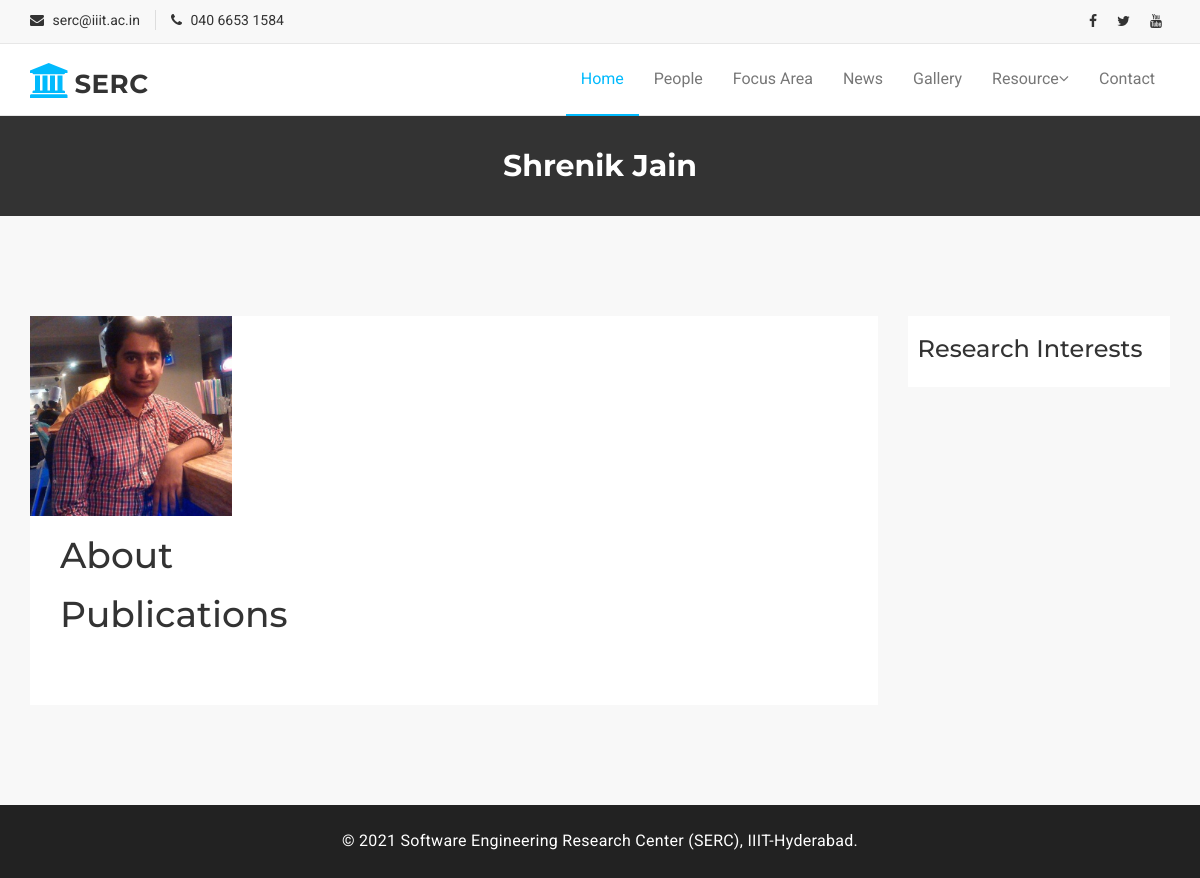
The page /personal/27 on the database its author committed.
### tables this page shows
CREATE TABLE "lab_people" ("id" integer NOT NULL PRIMARY KEY AUTOINCREMENT, "name" varchar(40) NOT NULL, "title" varchar(100) NOT NULL, "list_on_id" integer NOT NULL REFERENCES "lab_peopletype" ("id"), "login_id" integer NULL UNIQUE REFERENCES "auth_user" ("id"), "img" varchar(100) NOT NULL, "email" varchar(100) NOT NULL, "homepage" varchar(100) NOT NULL, "phone" varchar(100) NOT NULL, "short_bio" text NOT NULL, "study_one_line" varchar(100) NOT NULL, "personal_page" bool NOT NULL, "url" varchar(20) NOT NULL, "display_priority" integer NOT NULL, "interest" text NOT NULL);

### app.py (the view)
@app.route('/personal/<x>', methods=['GET'])
def personal(x):
    print(x)
    con = sql.connect("database.db")
    con.row_factory = sql.Row
    cur = con.cursor()
    cur.execute("SELECT id, name, img, email, homepage, phone, short_bio, study_one_line, personal_page, url, display_priority, interest FROM lab_people WHERE id = (?)",(x,))
    row = cur.fetchone()
    name = row[1]
    cur.execute("SELECT lc.name ,published_at, published_year, title, link, conf_type_id, authors_comma_separated, disabled, published_page FROM lab_publication l join lab_conferencetype lc on l.conf_type_id = lc.id WHERE authors_comma_separated LIKE ?",('%'+name+'%',))
    pubs = cur.fetchall()
    pubTypes = set()
    for i in pubs:
        pubTypes.add(i[0])
    return render_template("person.html",row=row,pubs=pubs, pubTypes=pubTypes)

### templates/person.html (shortened to what this page needs)
<!DOCTYPE html>
<html lang="en">
<head>
    <link href="../static/css/font-awesome.css" rel="stylesheet">
    <link href="../static/css/bootstrap.css" rel="stylesheet">
    <link rel="stylesheet" type="text/css" href="../static/css/slick.css">
    <link rel="stylesheet" href="../static/css/jquery.fancybox.css" type="text/css" media="screen" />
    <link id="switcher" href="../static/css/theme-color/default-theme.css" rel="stylesheet">
    <link href="../static/css/style.css" rel="stylesheet">
</head>
<body>
    <header id="mu-header">
        <div class="container">
            <div class="row">
                <div class="col-lg-12 col-md-12">
                    <div class="mu-header-area">
                        <div class="row">
                            <div class="col-lg-6 col-md-6 col-sm-6 col-xs-6">
                                <div class="mu-header-top-left">
                                    <div class="mu-top-email">
                                        <i class="fa fa-envelope"></i>
                                        <span>serc@iiit.ac.in</span>
                                    </div>
                                    <div class="mu-top-phone">
                                        <i class="fa fa-phone"></i>
                                        <span>040 6653 1584</span>
                                    </div>
                                </div>
                            </div>
                            <div class="col-lg-6 col-md-6 col-sm-6 col-xs-6">
                                <div class="mu-header-top-right">
                                    <nav>
                                        <ul class="mu-top-social-nav">
                                            <li><a href="https://www.facebook.com/SERC.IIITH/"><span class="fa fa-facebook"></span></a></li>
                                            <li><a href="https://twitter.com/serc_iiith?lang=en"><span class="fa fa-twitter"></span></a></li>
                                            <li><a href="https://www.youtube.com/watch?v=UTISiA3mei8"><span class="fa fa-youtube"></span></a></li>
                                        </ul>
                                    </nav>
                                </div>
                            </div>
                        </div>
                    </div>
                </div>
            </div>
        </div>
    </header>
    <section id="mu-menu">
        <nav class="navbar navbar-default" role="navigation">
            <div class="container">
                <div class="navbar-header">
                    <a class="navbar-brand" href="/"><i class="fa fa-university"></i><span>SERC</span></a>
                </div>
                <div id="navbar" class="navbar-collapse collapse">
                    <ul id="top-menu" class="nav navbar-nav navbar-right main-nav">
                        <li class="active"><a href="/">Home</a></li>
                        <li><a href="/people">People</a></li>
                        <li><a href="/focus">Focus Area</a></li>
                        <li><a href="/news">News</a></li>
                        <li><a href="/Gallery">Gallery</a></li>
                        <li class="dropdown">
                            <a href="#" class="dropdown-toggle" data-toggle="dropdown">Resource<span class="fa fa-angle-down"></span></a>
                        </li>
                        <li><a href="/contact">Contact</a></li>
                    </ul>
                </div>
            </div>
        </nav>
    </section>
    <section id="mu-page-breadcrumb">
        <div class="container">
            <div class="row">
                <div class="col-md-12">
                    <div class="mu-page-breadcrumb-area">
                        <h2>{{row.name}}</h2>
                    </div>
                </div>
            </div>
        </div>
    </section>
    <section id="mu-course-content">
        <div class="container">
            <div class="row">
                <div class="col-md-12">
                    <div class="mu-course-content-area">
                        <div class="row">
                            <div class="col-md-9">
                                <div class="mu-course-container mu-blog-single">
                                    <div class="row">
                                        <div class="col-md-12">
                                            <article class="mu-blog-single-item">
                                                <figure class="mu-blog-single-img">
                                                    <a href="#"><img alt="img" src="../{{row.img}}" height="200px"></a>
                                                    <figcaption class="mu-blog-caption">
                                                        <div class="mu-blog-description">
                                                            <h1>About</h1>
                                                            <h1>Publications</h1>
                                                        </div>
                                            </article>
                                        </div>
                                    </div>
                                </div>
                            </div>
                            <div class="col-md-3">
                                <aside class="mu-sidebar">
                                    <div class="mu-single-sidebar">
                                        <h3>Research Interests</h3>
                                    </div>
                                </aside>
                            </div>
                        </div>
                    </div>
                </div>
            </div>
        </div>
    </section>
    <footer id="mu-footer">
        <div class="mu-footer-bottom">
            <div class="container">
                <div class="mu-footer-bottom-area">
                    <p>&copy; 2021 Software Engineering Research Center (SERC), IIIT-Hyderabad.</p>
                </div>
            </div>
        </div>
    </footer>
</body>
</html>

### static/css/theme-color/default-theme.css (style rules this page uses)
#mu-menu .navbar-header .navbar-brand i { color: #01bafd; }
#mu-menu .navbar-default .navbar-nav > .active > a, #mu-menu .navbar-default .navbar-nav > .active > a:hover, #mu-menu .navbar-default .navbar-nav > .active > a:focus { color: #01bafd; border-bottom: 2px solid #01bafd; background-color: transparent; }
#mu-course-content { background-color: #f8f8f8; display: inline; float: left; padding: 100px 0; width: 100%; }
#mu-course-content .mu-course-content-area { display: inline; float: left; width: 100%; }
#mu-course-content .mu-course-content-area .mu-course-container { display: inline; float: left; width: 100%; }

### rows shown on the page
lab_people: name "Shrenik Jain", img (picture)
